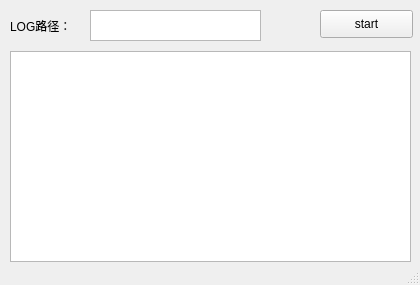
<?xml version="1.0" encoding="UTF-8"?>
<ui version="4.0">
 <class>MainWindow</class>
 <widget class="QMainWindow" name="MainWindow">
  <property name="geometry">
   <rect>
    <x>0</x>
    <y>0</y>
    <width>420</width>
    <height>285</height>
   </rect>
  </property>
  <property name="windowTitle">
   <string>czDHT</string>
  </property>
  <widget class="QWidget" name="centralWidget">
   <widget class="QTextEdit" name="input">
    <property name="geometry">
     <rect>
      <x>90</x>
      <y>10</y>
      <width>171</width>
      <height>31</height>
     </rect>
    </property>
   </widget>
   <widget class="QPushButton" name="change">
    <property name="geometry">
     <rect>
      <x>320</x>
      <y>10</y>
      <width>93</width>
      <height>28</height>
     </rect>
    </property>
    <property name="text">
     <string>start</string>
    </property>
   </widget>
   <widget class="QTextBrowser" name="output">
    <property name="geometry">
     <rect>
      <x>10</x>
      <y>51</y>
      <width>401</width>
      <height>211</height>
     </rect>
    </property>
   </widget>
   <widget class="QLabel" name="label">
    <property name="geometry">
     <rect>
      <x>10</x>
      <y>10</y>
      <width>72</width>
      <height>31</height>
     </rect>
    </property>
    <property name="text">
     <string>LOG路径：</string>
    </property>
   </widget>
  </widget>
  <widget class="QStatusBar" name="statusBar"/>
  <widget class="QMenuBar" name="menuBar">
   <property name="geometry">
    <rect>
     <x>0</x>
     <y>0</y>
     <width>420</width>
     <height>26</height>
    </rect>
   </property>
  </widget>
 </widget>
 <layoutdefault spacing="6" margin="11"/>
 <resources/>
 <connections/>
</ui>
